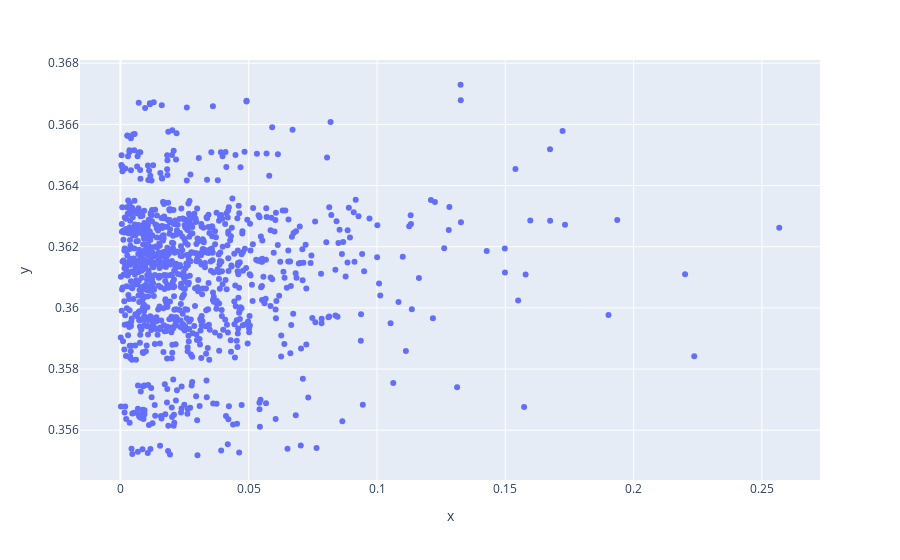

Here is the notebook cell this chart was saved with:
### Code cell
entropy_correlation_fig = px.scatter(x = jsd_list, y = correlation_factor_list)
entropy_correlation_fig.show()

### Figure 1 — Plotly figure (JSON) as saved in the notebook; plotly's stock layout.template omitted (floating-point values rounded to 4 significant figures; data arrays with more than 128 entries replaced by an {"elided": "..."} marker saying what was removed)
{"data": [{"hovertemplate": "x=%{x}<br>y=%{y}<extra></extra>", "legendgroup": "", "marker": {"color": "#636efa", "symbol": "circle"}, "mode": "markers", "name": "", "orientation": "v", "showlegend": false, "type": "scatter", "x": {"elided": "1000 float values"}, "xaxis": "x", "y": {"elided": "1000 float values"}, "yaxis": "y"}], "layout": {"legend": {"tracegroupgap": 0}, "margin": {"t": 60}, "xaxis": {"anchor": "y", "domain": [0, 1], "title": {"text": "x"}}, "yaxis": {"anchor": "x", "domain": [0, 1], "title": {"text": "y"}}}}
